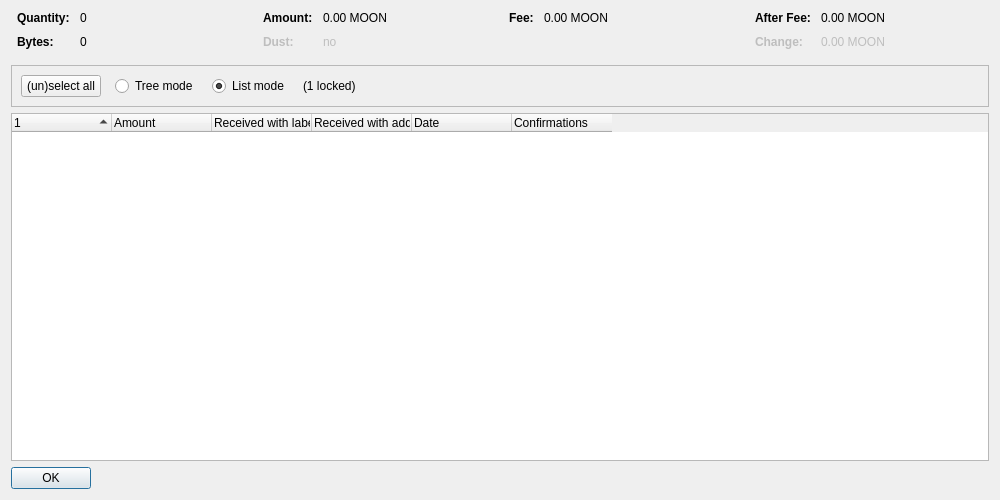
<?xml version="1.0" encoding="UTF-8"?>
<ui version="4.0">
 <class>CoinControlDialog</class>
 <widget class="QDialog" name="CoinControlDialog">
  <property name="geometry">
   <rect>
    <x>0</x>
    <y>0</y>
    <width>1000</width>
    <height>500</height>
   </rect>
  </property>
  <property name="windowTitle">
   <string>Coin Selection</string>
  </property>
  <layout class="QVBoxLayout" name="verticalLayout">
   <item>
    <layout class="QHBoxLayout" name="horizontalLayoutTop" stretch="0,0,0,0">
     <property name="topMargin">
      <number>0</number>
     </property>
     <property name="bottomMargin">
      <number>10</number>
     </property>
     <item>
      <layout class="QFormLayout" name="formLayoutCoinControl1">
       <property name="horizontalSpacing">
        <number>10</number>
       </property>
       <property name="verticalSpacing">
        <number>10</number>
       </property>
       <property name="leftMargin">
        <number>6</number>
       </property>
       <property name="rightMargin">
        <number>6</number>
       </property>
       <item row="0" column="0">
        <widget class="QLabel" name="labelCoinControlQuantityText">
         <property name="font">
          <font>
           <weight>75</weight>
           <bold>true</bold>
          </font>
         </property>
         <property name="text">
          <string>Quantity:</string>
         </property>
        </widget>
       </item>
       <item row="0" column="1">
        <widget class="QLabel" name="labelCoinControlQuantity">
         <property name="cursor">
          <cursorShape>IBeamCursor</cursorShape>
         </property>
         <property name="contextMenuPolicy">
          <enum>Qt::ActionsContextMenu</enum>
         </property>
         <property name="text">
          <string notr="true">0</string>
         </property>
         <property name="textInteractionFlags">
          <set>Qt::LinksAccessibleByMouse|Qt::TextSelectableByKeyboard|Qt::TextSelectableByMouse</set>
         </property>
        </widget>
       </item>
       <item row="1" column="0">
        <widget class="QLabel" name="labelCoinControlBytesText">
         <property name="font">
          <font>
           <weight>75</weight>
           <bold>true</bold>
          </font>
         </property>
         <property name="text">
          <string>Bytes:</string>
         </property>
        </widget>
       </item>
       <item row="1" column="1">
        <widget class="QLabel" name="labelCoinControlBytes">
         <property name="cursor">
          <cursorShape>IBeamCursor</cursorShape>
         </property>
         <property name="contextMenuPolicy">
          <enum>Qt::ActionsContextMenu</enum>
         </property>
         <property name="text">
          <string notr="true">0</string>
         </property>
         <property name="textInteractionFlags">
          <set>Qt::LinksAccessibleByMouse|Qt::TextSelectableByKeyboard|Qt::TextSelectableByMouse</set>
         </property>
        </widget>
       </item>
      </layout>
     </item>
     <item>
      <layout class="QFormLayout" name="formLayoutCoinControl2">
       <property name="horizontalSpacing">
        <number>10</number>
       </property>
       <property name="verticalSpacing">
        <number>10</number>
       </property>
       <property name="leftMargin">
        <number>6</number>
       </property>
       <property name="rightMargin">
        <number>6</number>
       </property>
       <item row="0" column="0">
        <widget class="QLabel" name="labelCoinControlAmountText">
         <property name="font">
          <font>
           <weight>75</weight>
           <bold>true</bold>
          </font>
         </property>
         <property name="text">
          <string>Amount:</string>
         </property>
        </widget>
       </item>
       <item row="0" column="1">
        <widget class="QLabel" name="labelCoinControlAmount">
         <property name="cursor">
          <cursorShape>IBeamCursor</cursorShape>
         </property>
         <property name="contextMenuPolicy">
          <enum>Qt::ActionsContextMenu</enum>
         </property>
         <property name="text">
          <string notr="true">0.00 MOON</string>
         </property>
         <property name="textInteractionFlags">
          <set>Qt::LinksAccessibleByMouse|Qt::TextSelectableByKeyboard|Qt::TextSelectableByMouse</set>
         </property>
        </widget>
       </item>
       <item row="1" column="0">
        <widget class="QLabel" name="labelCoinControlLowOutputText">
         <property name="enabled">
          <bool>false</bool>
         </property>
         <property name="font">
          <font>
           <weight>75</weight>
           <bold>true</bold>
          </font>
         </property>
         <property name="text">
          <string>Dust:</string>
         </property>
        </widget>
       </item>
       <item row="1" column="1">
        <widget class="QLabel" name="labelCoinControlLowOutput">
         <property name="enabled">
          <bool>false</bool>
         </property>
         <property name="cursor">
          <cursorShape>IBeamCursor</cursorShape>
         </property>
         <property name="contextMenuPolicy">
          <enum>Qt::ActionsContextMenu</enum>
         </property>
         <property name="text">
          <string notr="true">no</string>
         </property>
         <property name="textInteractionFlags">
          <set>Qt::LinksAccessibleByMouse|Qt::TextSelectableByKeyboard|Qt::TextSelectableByMouse</set>
         </property>
        </widget>
       </item>
      </layout>
     </item>
     <item>
      <layout class="QFormLayout" name="formLayoutCoinControl3">
       <property name="horizontalSpacing">
        <number>10</number>
       </property>
       <property name="verticalSpacing">
        <number>10</number>
       </property>
       <property name="leftMargin">
        <number>6</number>
       </property>
       <property name="rightMargin">
        <number>6</number>
       </property>
       <item row="0" column="0">
        <widget class="QLabel" name="labelCoinControlFeeText">
         <property name="font">
          <font>
           <weight>75</weight>
           <bold>true</bold>
          </font>
         </property>
         <property name="text">
          <string>Fee:</string>
         </property>
        </widget>
       </item>
       <item row="0" column="1">
        <widget class="QLabel" name="labelCoinControlFee">
         <property name="cursor">
          <cursorShape>IBeamCursor</cursorShape>
         </property>
         <property name="contextMenuPolicy">
          <enum>Qt::ActionsContextMenu</enum>
         </property>
         <property name="text">
          <string notr="true">0.00 MOON</string>
         </property>
         <property name="textInteractionFlags">
          <set>Qt::LinksAccessibleByMouse|Qt::TextSelectableByKeyboard|Qt::TextSelectableByMouse</set>
         </property>
        </widget>
       </item>
      </layout>
     </item>
     <item>
      <layout class="QFormLayout" name="formLayoutCoinControl4">
       <property name="horizontalSpacing">
        <number>10</number>
       </property>
       <property name="verticalSpacing">
        <number>10</number>
       </property>
       <property name="leftMargin">
        <number>6</number>
       </property>
       <property name="rightMargin">
        <number>6</number>
       </property>
       <item row="0" column="0">
        <widget class="QLabel" name="labelCoinControlAfterFeeText">
         <property name="font">
          <font>
           <weight>75</weight>
           <bold>true</bold>
          </font>
         </property>
         <property name="text">
          <string>After Fee:</string>
         </property>
        </widget>
       </item>
       <item row="0" column="1">
        <widget class="QLabel" name="labelCoinControlAfterFee">
         <property name="cursor">
          <cursorShape>IBeamCursor</cursorShape>
         </property>
         <property name="contextMenuPolicy">
          <enum>Qt::ActionsContextMenu</enum>
         </property>
         <property name="text">
          <string notr="true">0.00 MOON</string>
         </property>
         <property name="textInteractionFlags">
          <set>Qt::LinksAccessibleByMouse|Qt::TextSelectableByKeyboard|Qt::TextSelectableByMouse</set>
         </property>
        </widget>
       </item>
       <item row="1" column="0">
        <widget class="QLabel" name="labelCoinControlChangeText">
         <property name="enabled">
          <bool>false</bool>
         </property>
         <property name="font">
          <font>
           <weight>75</weight>
           <bold>true</bold>
          </font>
         </property>
         <property name="text">
          <string>Change:</string>
         </property>
        </widget>
       </item>
       <item row="1" column="1">
        <widget class="QLabel" name="labelCoinControlChange">
         <property name="enabled">
          <bool>false</bool>
         </property>
         <property name="cursor">
          <cursorShape>IBeamCursor</cursorShape>
         </property>
         <property name="contextMenuPolicy">
          <enum>Qt::ActionsContextMenu</enum>
         </property>
         <property name="text">
          <string notr="true">0.00 MOON</string>
         </property>
         <property name="textInteractionFlags">
          <set>Qt::LinksAccessibleByMouse|Qt::TextSelectableByKeyboard|Qt::TextSelectableByMouse</set>
         </property>
        </widget>
       </item>
      </layout>
     </item>
    </layout>
   </item>
   <item>
    <widget class="QFrame" name="frame">
     <property name="minimumSize">
      <size>
       <width>0</width>
       <height>40</height>
      </size>
     </property>
     <property name="frameShape">
      <enum>QFrame::StyledPanel</enum>
     </property>
     <property name="frameShadow">
      <enum>QFrame::Sunken</enum>
     </property>
     <layout class="QHBoxLayout" name="horizontalLayout">
      <item>
       <layout class="QHBoxLayout" name="horizontalLayoutPanel" stretch="0,0,0,0,0">
        <property name="spacing">
         <number>14</number>
        </property>
        <item>
         <widget class="QPushButton" name="pushButtonSelectAll">
          <property name="sizePolicy">
           <sizepolicy hsizetype="Maximum" vsizetype="Fixed">
            <horstretch>0</horstretch>
            <verstretch>0</verstretch>
           </sizepolicy>
          </property>
          <property name="text">
           <string>(un)select all</string>
          </property>
          <property name="autoDefault">
           <bool>false</bool>
          </property>
         </widget>
        </item>
        <item>
         <widget class="QRadioButton" name="radioTreeMode">
          <property name="sizePolicy">
           <sizepolicy hsizetype="Maximum" vsizetype="Fixed">
            <horstretch>0</horstretch>
            <verstretch>0</verstretch>
           </sizepolicy>
          </property>
          <property name="text">
           <string>Tree mode</string>
          </property>
         </widget>
        </item>
        <item>
         <widget class="QRadioButton" name="radioListMode">
          <property name="sizePolicy">
           <sizepolicy hsizetype="Maximum" vsizetype="Fixed">
            <horstretch>0</horstretch>
            <verstretch>0</verstretch>
           </sizepolicy>
          </property>
          <property name="text">
           <string>List mode</string>
          </property>
          <property name="checked">
           <bool>true</bool>
          </property>
         </widget>
        </item>
        <item>
         <widget class="QLabel" name="labelLocked">
          <property name="text">
           <string notr="true">(1 locked)</string>
          </property>
         </widget>
        </item>
        <item>
         <spacer name="horizontalSpacer">
          <property name="orientation">
           <enum>Qt::Horizontal</enum>
          </property>
          <property name="sizeHint" stdset="0">
           <size>
            <width>40</width>
            <height>20</height>
           </size>
          </property>
         </spacer>
        </item>
       </layout>
      </item>
     </layout>
    </widget>
   </item>
   <item>
    <widget class="CoinControlTreeWidget" name="treeWidget">
     <property name="contextMenuPolicy">
      <enum>Qt::CustomContextMenu</enum>
     </property>
     <property name="sortingEnabled">
      <bool>false</bool>
     </property>
     <property name="columnCount">
      <number>6</number>
     </property>
     <attribute name="headerShowSortIndicator" stdset="0">
      <bool>true</bool>
     </attribute>
     <attribute name="headerStretchLastSection">
      <bool>false</bool>
     </attribute>
     <column>
      <property name="text">
       <string/>
      </property>
     </column>
     <column>
      <property name="text">
       <string>Amount</string>
      </property>
     </column>
     <column>
      <property name="text">
       <string>Received with label</string>
      </property>
     </column>
     <column>
      <property name="text">
       <string>Received with address</string>
      </property>
     </column>
     <column>
      <property name="text">
       <string>Date</string>
      </property>
     </column>
     <column>
      <property name="text">
       <string>Confirmations</string>
      </property>
      <property name="toolTip">
       <string>Confirmed</string>
      </property>
     </column>
     <column>
      <property name="text">
       <string/>
      </property>
     </column>
     <column>
      <property name="text">
       <string/>
      </property>
     </column>
     <column>
      <property name="text">
       <string/>
      </property>
     </column>
     <column>
      <property name="text">
       <string/>
      </property>
     </column>
    </widget>
   </item>
   <item>
    <widget class="QDialogButtonBox" name="buttonBox">
     <property name="sizePolicy">
      <sizepolicy hsizetype="Maximum" vsizetype="Fixed">
       <horstretch>0</horstretch>
       <verstretch>0</verstretch>
      </sizepolicy>
     </property>
     <property name="orientation">
      <enum>Qt::Horizontal</enum>
     </property>
     <property name="standardButtons">
      <set>QDialogButtonBox::Ok</set>
     </property>
    </widget>
   </item>
  </layout>
 </widget>
 <customwidgets>
  <customwidget>
   <class>CoinControlTreeWidget</class>
   <extends>QTreeWidget</extends>
   <header>qt/coincontroltreewidget.h</header>
  </customwidget>
 </customwidgets>
 <resources/>
 <connections/>
</ui>
